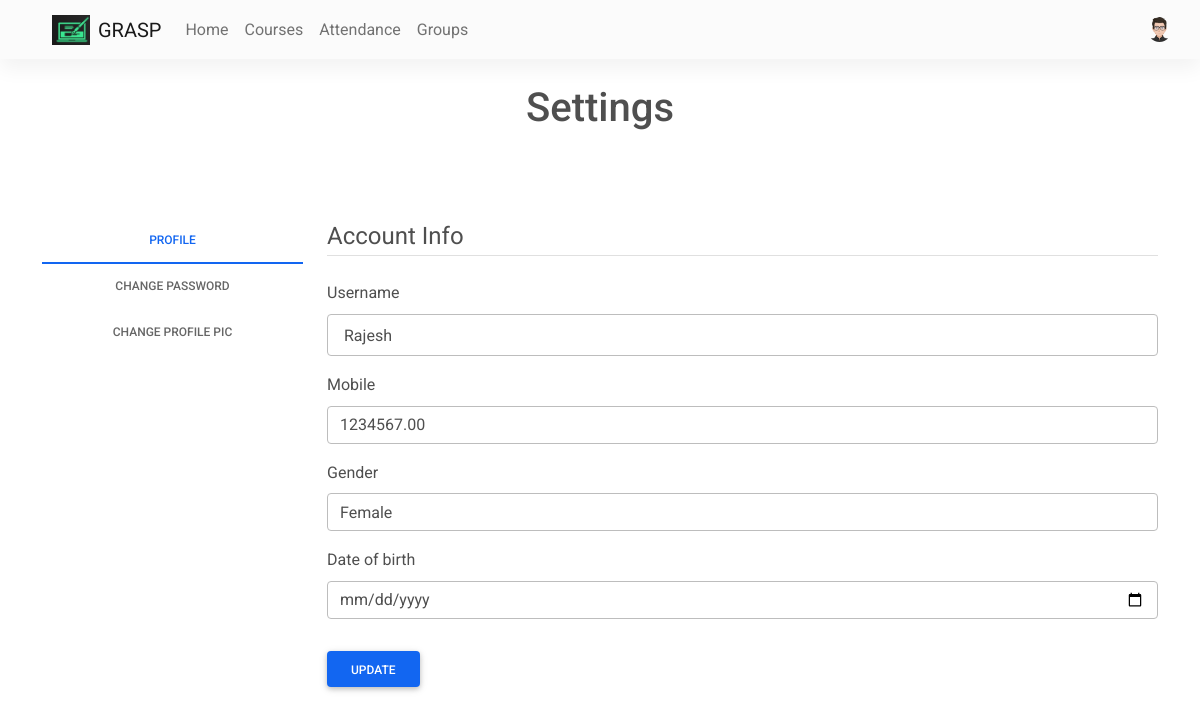
Before: /settings (signed in) with the older database file.
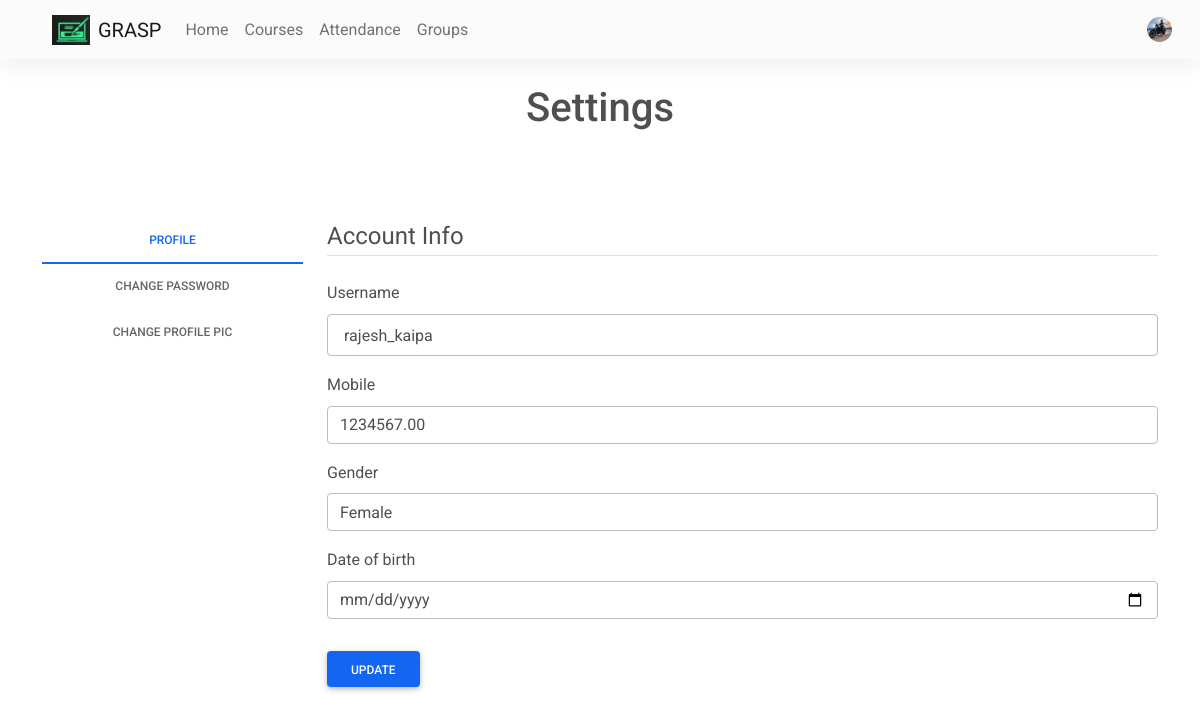
After: the same page with the newer database file.
### website/models.py (models this page shows)
class User(db.Model, UserMixin):
    id = db.Column(db.Integer, primary_key=True)
    email = db.Column(db.String(150), unique=True, nullable=False)
    password = db.Column(db.String(150), nullable=False)
    first_name = db.Column(db.String(150), nullable=False)
    user_type = db.Column(db.String(1), nullable=False)
    notes = db.relationship('Note', backref='author', lazy=True)
    array_ids = db.relationship('Array_ids')
    student = db.relationship('Student', backref='user')
    teacher = db.relationship('Teacher', backref='user')
    mobile = db.Column(db.Integer, nullable=False)
    profile_pic = db.Column(
        db.String(150), nullable=False, default="default.jpg")
    dob = db.Column(db.DateTime(timezone=True), nullable=False)
    gender = db.Column(db.String(1), nullable=False)

### website/users/routes.py (the view)
@users.route('/settings', methods=['GET', 'POST'])
@login_required
def settings():
    form = UpdateAccountForm()
    form2 = Change_password()
    form3 = Profile_pic_Form()
    if form.validate_on_submit():
        dob = datetime.strptime(request.form.get('dob'), '%Y-%m-%d')
        gender = request.form.get('gender')
        current_user.first_name = form.username.data
        current_user.gender = gender
        current_user.mobile = form.mobile.data
        current_user.dob = dob
        db.session.commit()
    elif request.method == 'GET':
        form.username.data = current_user.first_name
        form.mobile.data = current_user.mobile
    image_file = url_for(
        'static', filename='img/' + current_user.profile_pic)
    return render_template("settings.html", user=current_user, form=form, image_file=image_file, form2=form2, form3=form3)

### website/users/forms.py
class UpdateAccountForm(FlaskForm):
    username = StringField('Username',
                           validators=[DataRequired(), Length(min=2, max=30)])
    mobile = DecimalField('Mobile', validators=[DataRequired()])
    submit = SubmitField('Update')

class Change_password(FlaskForm):
    current_password = PasswordField('current password', validators=[
        DataRequired(), Length(min=4, max=30)])
    new_password = PasswordField('new_Password', validators=[
                                 DataRequired(), Length(min=4, max=30)])
    confirm_password = PasswordField('Confirm Password',
                                     validators=[DataRequired(), EqualTo('new_password'), Length(min=4, max=30)])
    submit = SubmitField('Update')

### website/templates/settings.html (shortened to what this page needs)
{% extends "base.html" %}
{% block content %}
<h1 align="Center">Settings</h1>
<div class="row">
    <div class="col-3">
        <div class="nav flex-column nav-tabs text-center" id="v-tabs-tab" role="tablist" aria-orientation="vertical">
            <a class="nav-link active" id="v-tabs-home-tab" data-mdb-toggle="tab" href="#v-tabs-home" role="tab"
                aria-controls="v-tabs-home" aria-selected="true">Profile</a>
            <a class="nav-link" id="v-tabs-profile-tab" data-mdb-toggle="tab" href="#v-tabs-profile" role="tab"
                aria-controls="v-tabs-profile" aria-selected="false">Change Password</a>
            <a class="nav-link" id="v-tabs-messages-tab" data-mdb-toggle="tab" href="#v-tabs-messages" role="tab"
                aria-controls="v-tabs-messages" aria-selected="false">Change Profile pic</a>
        </div>
    </div>
    <div class="col-9">
        <div class="tab-content" id="v-tabs-tabContent">
            <div class="tab-pane fade show active" id="v-tabs-home" role="tabpanel" aria-labelledby="v-tabs-home-tab">
                <form method="POST" action="{{url_for('users.settings')}}">
                    <fieldset class="form-group">
                        <legend class="border-bottom mb-4">Account Info</legend>
                        <div class="form-group">
                            {{ form.username.label(class="form-control-label") }}
                            {% if form.username.errors %}
                            {{ form.username(class="form-control form-control-lg is-invalid",value="{{user.user_name}}")
                            }}
                            <div class="invalid-feedback">
                                {% for error in form.username.errors %}
                                <span>{{ error }}</span>
                                {% endfor %}
                            </div>
                            {% else %}
                            {{ form.username(class="form-control form-control-lg") }}
                            {% endif %}
                        </div>
                        <div class="form-group">
                            {{ form.mobile.label(class="form-control-label") }}
                            {% if form.mobile.errors %}
                            {{ form.mobile(class="form-control form-control is-invalid") }}
                            <div class="invalid-feedback">
                                {% for error in form.mobile.errors %}
                                <span>{{ error }}</span>
                                {% endfor %}
                            </div>
                            {% else %}
                            {{ form.mobile(class="form-control form-control", placeholder="Enter Mobile Number") }}
                            {% endif %}
                        </div>
                        <div class="form-group">
                            <label for="gender">Gender</label>
                            <select class="form-control" name="gender" id="gender">
                                <option value="f">Female</option>
                            </select>
                        </div>
                        <div class="form-group">
                            <label for="dob">Date of birth</label>
                            <input type="date" class="form-control" placeholder="Date of Birth" name="dob" id="dob"
                                value={{date}} required>
                        </div>
                    </fieldset>
                    <div class="form-group">
                        {{ form.submit(class="btn btn-primary") }}
                    </div>
                </form>
            </div>
        </div>
    </div>
</div>
{% endblock %}

### website/templates/base.html (shortened to what this page needs)
<!DOCTYPE html>
<html lang="en">
<head>
    <link rel="stylesheet" href="https://use.fontawesome.com/releases/v5.15.2/css/all.css" />
    <link rel="stylesheet" href="https://stackpath.bootstrapcdn.com/bootstrap/4.4.1/css/bootstrap.min.css"
 />
    <link rel="stylesheet" type="text/css" href="{{ url_for('static', filename='css/mdb.min.css') }}">
    <link rel="stylesheet" type="text/css" href="{{ url_for('static', filename='css/mdb.rtl.min.css') }}">
</head>
<body>
    <nav class="navbar navbar-expand-lg navbar-light bg-light">
        <div class="container-fluid">
            <a class="navbar-brand" href="/">
                <img src="{{url_for('static',filename='logo4.jpeg')}}" class="me-2" height="30" alt="" loading="lazy" />
                GRASP
            </a>
            <div class="collapse navbar-collapse" id="navbarNavAltMarkup">
                {% if user.is_authenticated %}
                {% if user.user_type=='s' %}
                <div class="navbar-nav mr-auto">
                    <a class="nav-link" aria-current="page" href="/">Home</a>
                    <a class="nav-item nav-link" id="courses" href="/courses">Courses</a>
                    <a class="nav-item nav-link" id="attendance" href="/attendance">Attendance</a>
                    <a class="nav-item nav-link" id="groups" href="/groups">Groups</a>
                </div>
                {% endif %}
                <div class="d-flex align-items-center">
                    <a class="dropdown-toggle d-flex align-items-center hidden-arrow" href="#"
                        id="navbarDropdownMenuLink" role="button" data-mdb-toggle="dropdown" aria-expanded="false">
                        <img src="{{url_for('static', filename='img/' + user.profile_pic)}}" class="rounded-circle"
                            height="25" alt="" loading="lazy" />
                    </a>
                </div>
                {% else %}
                <div class="navbar-nav me-auto mb-2 mb-lg-0">
                </div>
                <div class="d-flex align-items-center">
                    <a class="btn btn-link" id="login" href="/login">Login</a>
                </div>
                {% endif %}
            </div>
        </div>
    </nav>
    <div class="container">
        {% block content %}{% endblock %}
    </div>
</body>
</html>

Changed rows visible on the page:
changed User: profile_pic: a different picture
Other visible differences:
form field username: "Rajesh" → "rajesh_kaipa"
